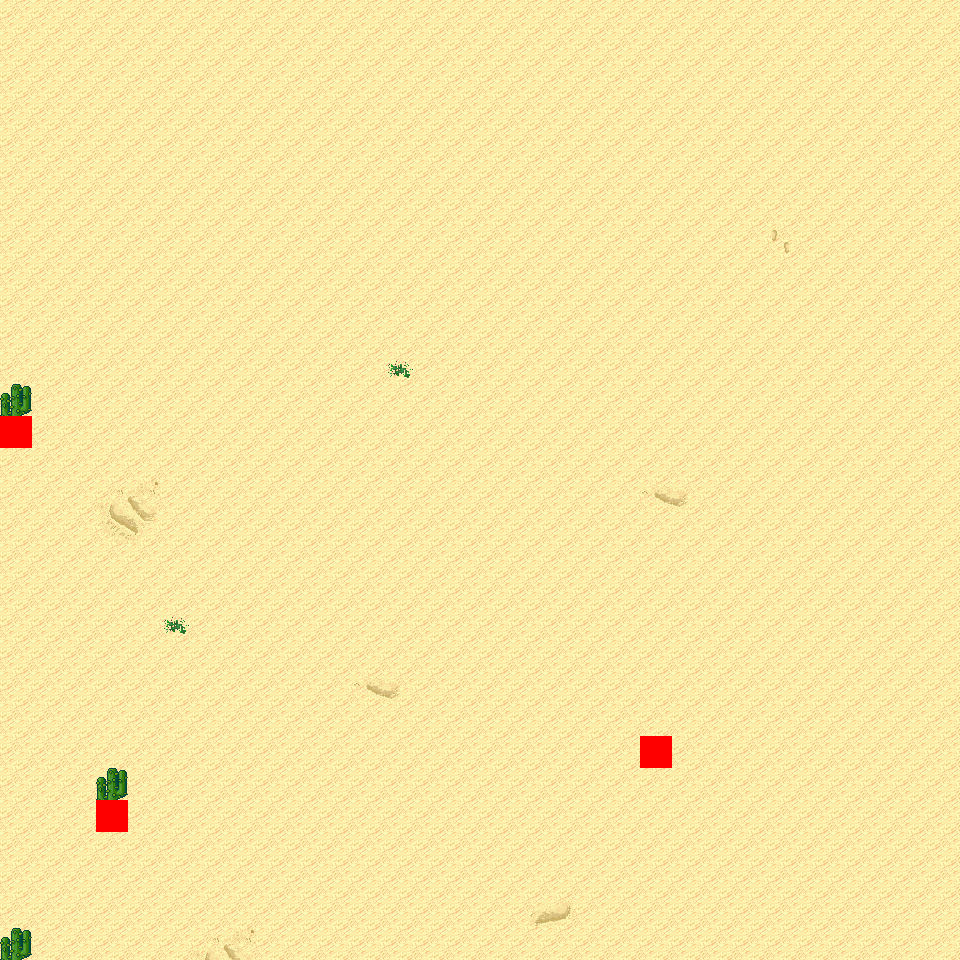

A 2D game scene composited from a Tiled map and its tileset images. What follows is a short description and the map's XML, with each tile layer's data collapsed to a summary:
An orthogonal 30x30 tile map with 32x32 px tiles, 6 tile layers (Ground, Object, Object2, Above, ...), 8 tilesets and 4 objects (4x mapExit).

<map version="1.0" orientation="orthogonal" renderorder="right-down" width="30" height="30" tilewidth="32" tileheight="32" nextobjectid="5">
  <tileset firstgid="1" name="tileset_logic_collision" tilewidth="32" tileheight="32" tilecount="1" columns="1">
    <image source="../drawable/tileset_logic_collision.png" width="32" height="32" />
  </tileset>
  <tileset firstgid="2" name="tileset_ground_ground" tilewidth="32" tileheight="32" tilecount="33" columns="3">
    <image source="../drawable/tileset_ground_ground.png" width="96" height="352" />
  </tileset>
  <tileset firstgid="35" name="tileset_ground_ridge_earth_pale" tilewidth="32" tileheight="32" tilecount="96" columns="12">
    <image source="../drawable/tileset_ground_ridge_earth_pale.png" width="384" height="256" />
  </tileset>
  <tileset firstgid="131" name="tileset_ground_ridge_earth_dark" tilewidth="32" tileheight="32" tilecount="96" columns="12">
    <image source="../drawable/tileset_ground_ridge_earth_dark.png" width="384" height="256" />
  </tileset>
  <tileset firstgid="227" name="tileset_terrain_desert" tilewidth="32" tileheight="32" tilecount="88" columns="8">
    <image source="../drawable/tileset_terrain_desert.png" width="256" height="352" />
  </tileset>
  <tileset firstgid="315" name="tileset_plant_tree_tree_darkgreen" tilewidth="32" tileheight="32" tilecount="88" columns="8">
    <image source="../drawable/tileset_plant_tree_tree_darkgreen.png" width="256" height="352" />
  </tileset>
  <tileset firstgid="403" name="tileset_ground_sand_2" tilewidth="32" tileheight="32" tilecount="15" columns="5">
    <image source="../drawable/tileset_ground_sand_2.png" width="160" height="96" />
  </tileset>
  <tileset firstgid="418" name="tileset_plant_cactus_2" tilewidth="32" tileheight="32" tilecount="10" columns="5">
    <image source="../drawable/tileset_plant_cactus_2.png" width="160" height="64" />
  </tileset>
  <layer name="Ground" width="30" height="30">
    <data>[900 cells, 900 non-empty, 12 distinct tile ids]</data>
  </layer>
  <layer name="Object" width="30" height="30">
    <data>[900 cells, 2 non-empty, 1 distinct tile ids]</data>
  </layer>
  <layer name="Object2" width="30" height="30">
    <data>[900 cells, 0 non-empty, 0 distinct tile ids]</data>
  </layer>
  <layer name="Above" width="30" height="30">
    <data>[900 cells, 3 non-empty, 1 distinct tile ids]</data>
  </layer>
  <layer name="Above2" width="30" height="30">
    <data>[900 cells, 0 non-empty, 0 distinct tile ids]</data>
  </layer>
  <layer name="Walkable" width="30" height="30">
    <data>[900 cells, 3 non-empty, 1 distinct tile ids]</data>
  </layer>
  <objectgroup name="MapEvents">
    <object id="1" name="south" type="mapExit" x="0" y="928" width="960" height="32">
      <properties>
        <property name="map" value="level_0_x36_y146" />
        <property name="x" value="0" />
        <property name="y" value="1" />
      </properties>
    </object>
    <object id="2" name="west" type="mapExit" x="0" y="0" width="32" height="416">
      <properties>
        <property name="map" value="level_0_x35_y145" />
        <property name="x" value="28" />
        <property name="y" value="0" />
      </properties>
    </object>
    <object id="3" name="west2" type="mapExit" x="0" y="448" width="32" height="512">
      <properties>
        <property name="map" value="level_0_x35_y145" />
        <property name="x" value="28" />
        <property name="y" value="14" />
      </properties>
    </object>
    <object id="4" name="east" type="mapExit" x="928" y="0" width="32" height="960">
      <properties>
        <property name="map" value="level_0_x37_y145" />
        <property name="x" value="1" />
        <property name="y" value="0" />
      </properties>
    </object>
  </objectgroup>
</map>
